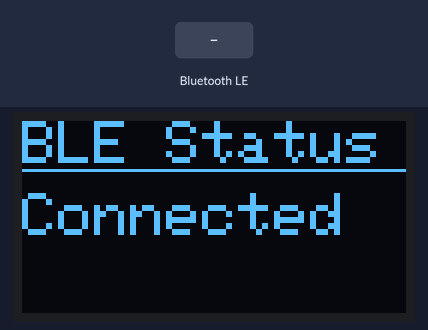
This program was run on a simulated ESP32. Parts: 128×64 one-colour display. The test bench sets the inputs (shaded band). Nothing arrives over Bluetooth unless stated; a phone connects over Bluetooth LE 3 s after start; what the program prints to the serial monitor is not drawn.

Above: at 3.6 s.
3.7 s: Bluetooth LE write "1" received
At 4.5 s:
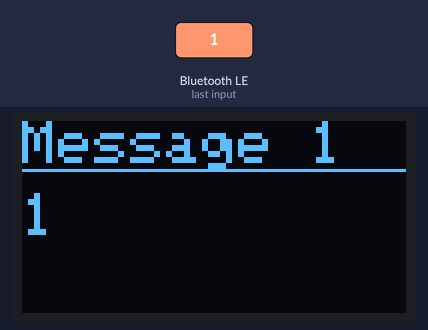
5.2 s: Bluetooth LE write "0" received
At 5.6 s:
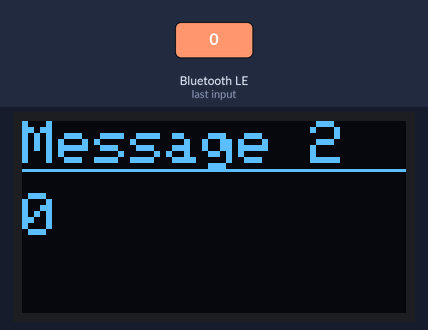
6.7 s: Bluetooth LE write "2" received
At 8.0 s:
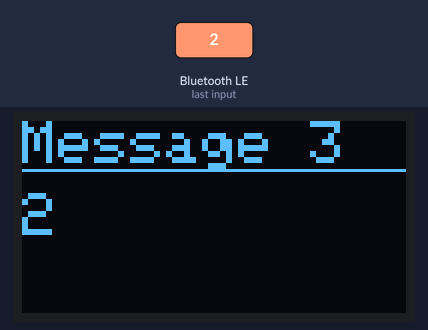
Timing chart, 0 to 9.7 s (numbered marks = the images above; inputs shaded):
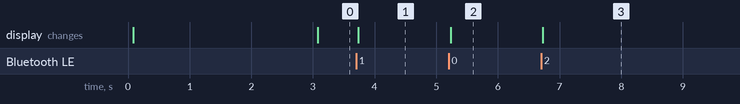

Measured:
- after the input at 3.7 s, the display: changes at once (image 1)
- after the input at 5.2 s, the display: changes at once (image 2)
- after the input at 6.7 s, the display: changes at once (image 3)

The program:

main.cpp
```cpp
#include <Arduino.h>
// Libraries
#include <SPI.h>
#include <Adafruit_GFX.h>
#include <Adafruit_SSD1306.h>
//"" are used because BLE_UART.h is in this project file,
// while <> are used for installed libraries
#include "BLE_UART.h"

// Global variables
// OLED Global varaibles
#define SCREEN_WIDTH 128
#define SCREEN_HEIGHT 64

#define OLED_DC 16
#define OLED_RESET 17
#define OLED_CS 5
Adafruit_SSD1306 display(SCREEN_WIDTH, SCREEN_HEIGHT, &SPI, OLED_DC, OLED_RESET, OLED_CS);

// BLE Global varaibles
bool wasConnected = false;
int messageCount = 0;

// Functions
void showOnOLED(String title, String message)
{
  display.clearDisplay();
  display.setTextColor(SSD1306_WHITE);

  // Displaying the title
  // The size of the text is different from the lab's because of
  // an issue with displaying certain characters)
  display.setTextSize(2);
  display.setCursor(0, 0);
  display.println(title);
  display.drawLine(0,16,127,16,SSD1306_WHITE);

  // Displaying the message
  // The posistion of the message is different from the lab's to
  // accommodate for the issue with the title
  display.setTextSize(2);
  display.setCursor(0,24);
  display.println(message);

  display.display();
}

void setup()
{
  Serial.begin(115200);
  Serial.println("Program Started");

  // OLED code
  display.begin(SSD1306_SWITCHCAPVCC);
  Serial.println("OLED Started");
  showOnOLED("Lab 8: BLE","Jacob");

  // BLE code
  bleBegin("ESP32_Jacob");
  Serial.println("BLE Started");
  showOnOLED("BLE Ready","Waiting");
}

void loop()
{
  // Connection status
  if (bleIsConnected() == true && wasConnected == false)
  {
    wasConnected = true;
    Serial.println("Phone Connected");
    showOnOLED("BLE Status", "Connected");
  }

  if (bleIsConnected() == false && wasConnected == true)
  {
    wasConnected = false;
    Serial.println("Phone Disconnected");
    showOnOLED("BLE Status", "Disconnected");
  }

  // Messages
  if(bleMessageAvailable() == true)
  {
    String message = bleReadMessage();

    messageCount = messageCount + 1;

    Serial.print("Received: ");
    Serial.println(message);

    String title = "Message " + String(messageCount);
    showOnOLED(title, message);

    bleSend("Shown on OLED");
  }
}
```

BLE_UART.h
```cpp
// =====================================================================
//  BLE_UART.h  -  Lab 8 helper file (provided by your instructor)
//
//  Place this file in the "include" folder of your PlatformIO project.
//  You do NOT need to read or change anything in this file.
//
//  It turns the ESP32 into a Bluetooth Low Energy (BLE) device that
//  uses the Nordic UART Service, so phone apps such as
//  Bluefruit Connect (iPhone and Android) can send it text.
//
//  Functions you can use in main.cpp:
//
//    bleBegin("ESP32_Name");   Start BLE and let phones find the ESP32
//    bleIsConnected()          true if a phone is connected
//    bleMessageAvailable()     true if a new message has arrived
//    bleReadMessage()          returns the new message as a String
//    bleSend("text")           sends text back to the phone
// =====================================================================

#pragma once

#include <Arduino.h>
#include <BLEDevice.h>
#include <BLEServer.h>
#include <BLEUtils.h>
#include <BLE2902.h>

// Nordic UART Service UUIDs
#define UART_SERVICE_UUID  "6E400001-B5A3-F393-E0A9-E50E24DCCA9E"
#define UART_RX_UUID       "6E400002-B5A3-F393-E0A9-E50E24DCCA9E"  // Phone -> ESP32
#define UART_TX_UUID       "6E400003-B5A3-F393-E0A9-E50E24DCCA9E"  // ESP32 -> Phone

static BLEServer*         bleServer       = NULL;
static BLECharacteristic* bleTxChar       = NULL;
static bool               bleWasConnected = false;
static volatile bool      bleNewMessage   = false;
static String             bleLastMessage  = "";

// Runs automatically when the phone writes a message
class BleRxEvents : public BLECharacteristicCallbacks
{
  void onWrite(BLECharacteristic* characteristic)
  {
    bleLastMessage = characteristic->getValue().c_str();
    bleLastMessage.trim();        // remove spaces and line endings
    bleNewMessage = true;
  }
};

// Start BLE with a device name and begin advertising
void bleBegin(String deviceName)
{
  BLEDevice::init(deviceName.c_str());

  bleServer = BLEDevice::createServer();

  BLEService* service = bleServer->createService(UART_SERVICE_UUID);

  bleTxChar = service->createCharacteristic(
      UART_TX_UUID, BLECharacteristic::PROPERTY_NOTIFY);
  bleTxChar->addDescriptor(new BLE2902());

  BLECharacteristic* rxChar = service->createCharacteristic(
      UART_RX_UUID,
      BLECharacteristic::PROPERTY_WRITE | BLECharacteristic::PROPERTY_WRITE_NR);
  rxChar->setCallbacks(new BleRxEvents());

  service->start();

  bleServer->getAdvertising()->addServiceUUID(UART_SERVICE_UUID);
  bleServer->getAdvertising()->start();
}

// true if a phone is connected
// The connection is read directly from the BLE server, so a disconnect
// is never missed. When the phone disconnects, advertising is restarted
// here (after a short pause) so the phone can find and reconnect to the
// ESP32. Restarting advertising inside the disconnect event itself can
// fail on some phones, leaving the ESP32 stuck.
bool bleIsConnected()
{
  if (bleServer == NULL)
  {
    return false;
  }

  bool connectedNow = bleServer->getConnectedCount() > 0;

  if (connectedNow == false && bleWasConnected == true)
  {
    delay(500);                     // give the BLE stack time to finish
    bleServer->startAdvertising();  // let a phone find the ESP32 again
  }

  bleWasConnected = connectedNow;
  return connectedNow;
}

// true if a new message has arrived from the phone
bool bleMessageAvailable()
{
  return bleNewMessage;
}

// Returns the newest message (and marks it as read)
String bleReadMessage()
{
  bleNewMessage = false;
  return bleLastMessage;
}

// Sends text to the phone (keep it under 20 characters)
void bleSend(String text)
{
  if (bleServer != NULL && bleServer->getConnectedCount() > 0 && bleTxChar != NULL)
  {
    bleTxChar->setValue(text.c_str());
    bleTxChar->notify();
  }
}
```
